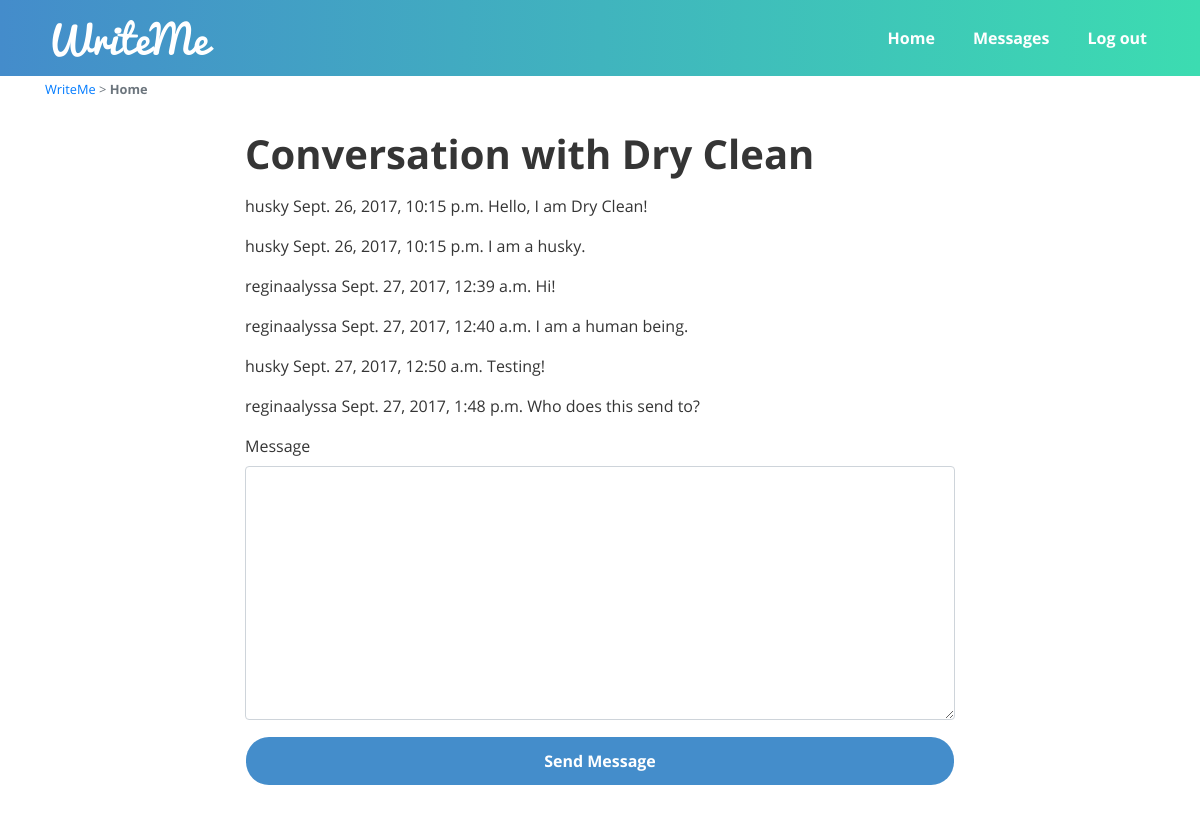
/messages/husky/ (signed in), run on the app's committed database.
### messaging/models.py (models this page shows)
class Message(models.Model):
    conversation = models.ForeignKey(Conversation)
    sender = models.ForeignKey(User)
    message = models.TextField()
    timestamp = models.DateTimeField(auto_now_add=True)
    unread_flag = models.BooleanField(default=True)

### messaging/views.py (the view, shortened to what this page needs)
# urls.py: url(r'^(?P<username>\w+)/$', ConversationMessagesListView.as_view(), name='conversation'),
class ConversationMessagesListView(NewMessageView):
    template_name = "messaging/conversation.html"
    form_class = NewMessageHiddenUserForm
    def get_queryset(self):
        user1 = self.request.user
        user2 = User.objects.get(username=self.kwargs.get('username'))
        try:
            conversation = Conversation.objects.get(
                (Q(user1=user1) & Q(user2=user2)) |
                (Q(user1=user2) & Q(user2=user1))
            )
        except Conversation.DoesNotExist:
            print("Did not retrieve conversation.")
            return None
        messages_list = Message.objects.filter(conversation=conversation).order_by('timestamp')
        messages_list.exclude(sender=user1).update(unread_flag=False)
        return messages_list
    def get_context_data(self, **kwargs):
        context = super(ConversationMessagesListView, self).get_context_data(**kwargs)
        context['conversation_user'] = get_object_or_404(User, username=self.kwargs.get('username'))
        context['messages_list'] = self.get_queryset()
        return context

### messaging/forms.py
class NewMessageHiddenUserForm(NewMessageForm):
    username = forms.CharField(widget=forms.HiddenInput())

### messaging/views.py (called while the page is built)
    def get_initial(self):
        initial = super(NewMessageView, self).get_initial()
        initial['username'] = self.kwargs.get('username')
        return initial

### messaging/templates/messaging/conversation.html (shortened to what this page needs)
{% extends "base.html" %}
{% block content %}
    <div class="container">
        <small class="text-muted">
            <a href="{% url 'home' %}">WriteMe</a> > <span class="text-bold">Home</span>
        </small>
        <div class="main-container">
            <div class="row">
                <div class="col-md-8 mx-auto">
                    <h1 class="margin-0 main-header">Conversation with {{ conversation_user.first_name }} {{ conversation_user.last_name }}</h1>
                    {% if messages_list %}
                        {% for message in messages_list %}
                            <p>
                                {{ message.sender }}
                                {{ message.timestamp }}
                                {{ message.message }}
                            </p>
                        {% endfor %}
                    {% else %}
                        <p>You haven't made a conversation with {{ conversation_user.first_name }} yet.</p>
                    {% endif %}
                </div>
            </div>
            <div class="row">
                <div class="col-md-8 mx-auto">
                    <form action="" method="post">
                        {% load crispy_forms_tags %}
                        {{ form|crispy }}
                        <button type="submit" class="btn btn-md form-control blue-button">Send Message</button>
                    </form>
                </div>
            </div>
        </div>
    </div>
{% endblock %}

### static/css/style.css (style rules this page uses)
html { height: 100%; min-height: 410px; min-width: 320px; }
body { height: 100%; font-family: "OpenSans-Regular", sans-serif; color: #353535; }
.text-bold { font-family: "OpenSans-Bold", sans-serif; }
.margin-0 { margin: 0; }
.main-header { font-family: "OpenSans-Bold", sans-serif; margin-bottom: 1rem; }
.main-container { padding: 30px 15px; }
.blue-button { font-family: "OpenSans-Bold", sans-serif; padding: .75rem 1.75rem; border-radius: 1.5rem; margin-bottom: 1rem; }
.blue-button { background-color: #448dcb; color: #ffffff; }

### data on the page
Message: sender "husky", timestamp "Sept. 26, 2017, 10:15 p.m.", message "Hello, I am Dry Clean!"
Message: sender "husky", timestamp "Sept. 26, 2017, 10:15 p.m.", message "I am a husky."
Message: sender "reginaalyssa", timestamp "Sept. 27, 2017, 12:39 a.m.", message "Hi!"
Message: sender "reginaalyssa", timestamp "Sept. 27, 2017, 12:40 a.m.", message "I am a human being."
Message: sender "husky", timestamp "Sept. 27, 2017, 12:50 a.m.", message "Testing!"
Message: sender "reginaalyssa", timestamp "Sept. 27, 2017, 1:48 p.m.", message "Who does this send to?"

### other printed values
{{ conversation_user.first_name }} "Dry"
{{ conversation_user.last_name }} "Clean"
